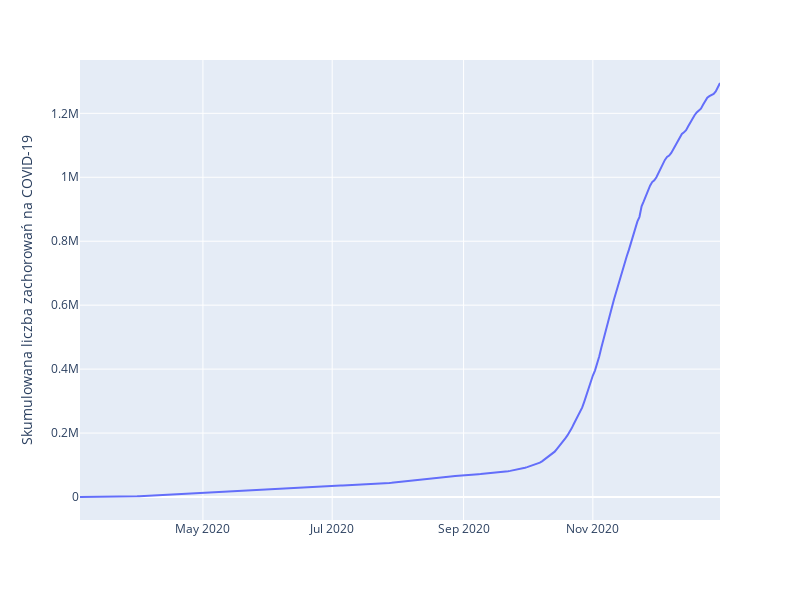

Notebook cell for this chart:
### Code cell
fig = px.line(polska, x="data", y="zachorowania_cumulated", labels=dict(zachorowania_cumulated="Skumulowana liczba zachorowań na COVID-19", data=""),width = 800, height = 600)
fig.show()

### Figure 1 — Plotly figure (JSON) as saved in the notebook; plotly's stock layout.template omitted (floating-point values rounded to 4 significant figures; data arrays with more than 128 entries replaced by an {"elided": "..."} marker saying what was removed)
{"data": [{"hovertemplate": "=%{x}<br>Skumulowana liczba zachorowań na COVID-19=%{y}<extra></extra>", "legendgroup": "", "line": {"color": "#636efa", "dash": "solid"}, "marker": {"symbol": "circle"}, "mode": "lines", "name": "", "orientation": "v", "showlegend": false, "type": "scatter", "x": {"elided": "303 str values"}, "xaxis": "x", "y": {"elided": "303 int values"}, "yaxis": "y"}], "layout": {"height": 600, "legend": {"tracegroupgap": 0}, "margin": {"t": 60}, "width": 800, "xaxis": {"anchor": "y", "domain": [0, 1], "title": {"text": ""}}, "yaxis": {"anchor": "x", "domain": [0, 1], "title": {"text": "Skumulowana liczba zachorowań na COVID-19"}}}}
